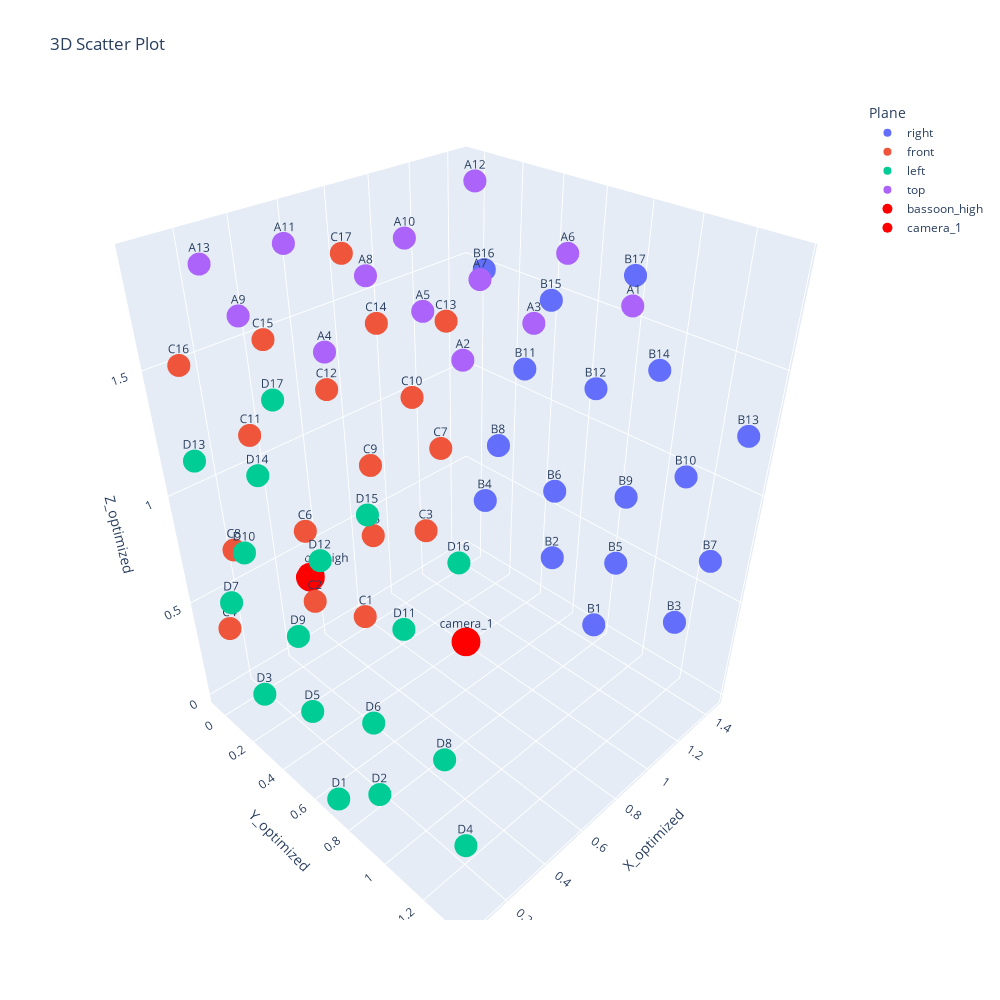

Notebook code cell kept with this figure:
### Code cell
bassoon_high = triangulate_point(position_coords_optimized, distances, 3)[0]
camera_1 = triangulate_point(position_coords_optimized, distances, 6)[0]


fig = px.scatter_3d(mic_coords, x='X_optimized', y='Y_optimized', z='Z_optimized', text='Mic_Index', title='3D Scatter Plot', color='Plane', width=1000, height=1000)


# Add the single point to the existing figure
fig.add_trace(go.Scatter3d(
    x=[bassoon_high[0]],  # x-coordinate of the single point
    y=[bassoon_high[1]],  # y-coordinate of the single point
    z=[bassoon_high[2]],  # z-coordinate of the single point
    mode='markers+text',  # Include markers and optional text
    marker=dict(size=10, color='red'),  # Customize the marker style
    text=['bassoon_high'],  # Optional text label for the point
    name='bassoon_high'  # Legend entry
))

# Add the single point to the existing figure
fig.add_trace(go.Scatter3d(
    x=[camera_1[0]],  # x-coordinate of the single point
    y=[camera_1[1]],  # y-coordinate of the single point
    z=[camera_1[2]],  # z-coordinate of the single point
    mode='markers+text',  # Include markers and optional text
    marker=dict(size=10, color='red'),  # Customize the marker style
    text=['camera_1'],  # Optional text label for the point
    name='camera_1'  # Legend entry
))


fig.update_layout(scene=dict(
    xaxis=dict(range=[1.5, 0]), # x-Achse umdrehen - "linke hand regel"
))

# Plot anzeigen
fig.show()

### Figure 1 — Plotly figure (JSON) as saved in the notebook; plotly's stock layout.template omitted (floating-point values rounded to 4 significant figures)
{"data": [{"hovertemplate": "Plane=right<br>X_optimized=%{x}<br>Y_optimized=%{y}<br>Z_optimized=%{z}<br>Mic_Index=%{text}<extra></extra>", "legendgroup": "right", "marker": {"color": "#636efa", "symbol": "circle"}, "mode": "markers+text", "name": "right", "scene": "scene", "showlegend": true, "text": ["B1", "B2", "B3", "B4", "B5", "B6", "B7", "B8", "B9", "B10", "B11", "B12", "B13", "B14", "B15", "B16", "B17"], "type": "scatter3d", "x": [1.432, 1.422, 1.43, 1.414, 1.422, 1.412, 1.421, 1.406, 1.413, 1.411, 1.396, 1.4, 1.406, 1.398, 1.389, 1.384, 1.388], "y": [0.7724, 0.5195, 1.17, 0.1086, 0.8595, 0.5176, 1.285, 0.1917, 0.8797, 1.133, 0.3368, 0.6978, 1.35, 0.9709, 0.4629, 0.115, 0.833], "z": [0.03017, 0.2761, 0.2971, 0.39, 0.435, 0.639, 0.6819, 0.7279, 0.7839, 0.9988, 1.158, 1.204, 1.267, 1.382, 1.495, 1.52, 1.699]}, {"hovertemplate": "Plane=front<br>X_optimized=%{x}<br>Y_optimized=%{y}<br>Z_optimized=%{z}<br>Mic_Index=%{text}<extra></extra>", "legendgroup": "front", "marker": {"color": "#EF553B", "symbol": "circle"}, "mode": "markers+text", "name": "front", "scene": "scene", "showlegend": true, "text": ["C1", "C2", "C3", "C4", "C5", "C6", "C7", "C8", "C9", "C10", "C11", "C12", "C13", "C14", "C15", "C16", "C17"], "type": "scatter3d", "x": [0.7469, 0.4928, 1.145, 0.08386, 0.8346, 0.4916, 1.259, 0.1646, 0.8534, 1.106, 0.3113, 0.6742, 1.32, 0.944, 0.426, 0.09209, 0.8058], "y": [0.01005, 0.008529, -0.006885, 0.01444, -0.003968, -0.002305, -0.0211, 0.002524, -0.01481, -0.02705, -0.01377, -0.02333, -0.04001, -0.03488, -0.0264, -0.0195, -0.04119], "z": [0.03299, 0.2769, 0.2969, 0.3898, 0.4348, 0.6397, 0.6847, 0.7267, 0.7827, 0.9996, 1.159, 1.203, 1.27, 1.384, 1.494, 1.517, 1.7]}, {"hovertemplate": "Plane=left<br>X_optimized=%{x}<br>Y_optimized=%{y}<br>Z_optimized=%{z}<br>Mic_Index=%{text}<extra></extra>", "legendgroup": "left", "marker": {"color": "#00cc96", "symbol": "circle"}, "mode": "markers+text", "name": "left", "scene": "scene", "showlegend": true, "text": ["D1", "D2", "D3", "D4", "D5", "D6", "D7", "D8", "D9", "D10", "D11", "D12", "D13", "D14", "D15", "D16", "D17"], "type": "scatter3d", "x": [0.03827, 0.03831, 0.02835, 0.04273, 0.0309, 0.03297, 0.02081, 0.03647, 0.02542, 0.01841, 0.02785, 0.02176, 0.01116, 0.01504, 0.02104, 0.02575, 0.01239], "y": [0.6994, 0.9504, 0.3015, 1.362, 0.6115, 0.9545, 0.1856, 1.279, 0.5916, 0.3397, 1.133, 0.7707, 0.1247, 0.5007, 1.014, 1.356, 0.6398], "z": [0.01063, 0.2576, 0.2766, 0.3726, 0.4146, 0.6176, 0.6646, 0.7076, 0.7606, 0.9775, 1.137, 1.183, 1.247, 1.362, 1.472, 1.498, 1.677]}, {"hovertemplate": "Plane=top<br>X_optimized=%{x}<br>Y_optimized=%{y}<br>Z_optimized=%{z}<br>Mic_Index=%{text}<extra></extra>", "legendgroup": "top", "marker": {"color": "#ab63fa", "symbol": "circle"}, "mode": "markers+text", "name": "top", "scene": "scene", "showlegend": true, "text": ["A1", "A2", "A3", "A4", "A5", "A6", "A7", "A8", "A9", "A10", "A11", "A12", "A13"], "type": "scatter3d", "x": [0.8493, 0.2803, 0.5693, 0.0633, 0.4113, 1.028, 0.6843, 0.4653, 0.0343, 0.7593, 0.4543, 1.349, 0.1673], "y": [1.212, 1.113, 1.093, 0.8297, 0.8227, 0.8217, 0.7757, 0.5137, 0.4867, 0.3587, 0.1207, 0.09467, 0.08267], "z": [1.871, 1.871, 1.871, 1.871, 1.871, 1.871, 1.871, 1.871, 1.871, 1.871, 1.871, 1.871, 1.871]}, {"marker": {"color": "red", "size": 10}, "mode": "markers+text", "name": "bassoon_high", "text": ["bassoon_high"], "type": "scatter3d", "x": [0.5257], "y": [-0.05682], "z": [0.3519]}, {"marker": {"color": "red", "size": 10}, "mode": "markers+text", "name": "camera_1", "text": ["camera_1"], "type": "scatter3d", "x": [0.6987], "y": [0.7017], "z": [0.3646]}], "layout": {"height": 1000, "legend": {"title": {"text": "Plane"}, "tracegroupgap": 0}, "scene": {"domain": {"x": [0, 1], "y": [0, 1]}, "xaxis": {"range": [1.5, 0], "title": {"text": "X_optimized"}}, "yaxis": {"title": {"text": "Y_optimized"}}, "zaxis": {"title": {"text": "Z_optimized"}}}, "title": {"text": "3D Scatter Plot"}, "width": 1000}}
